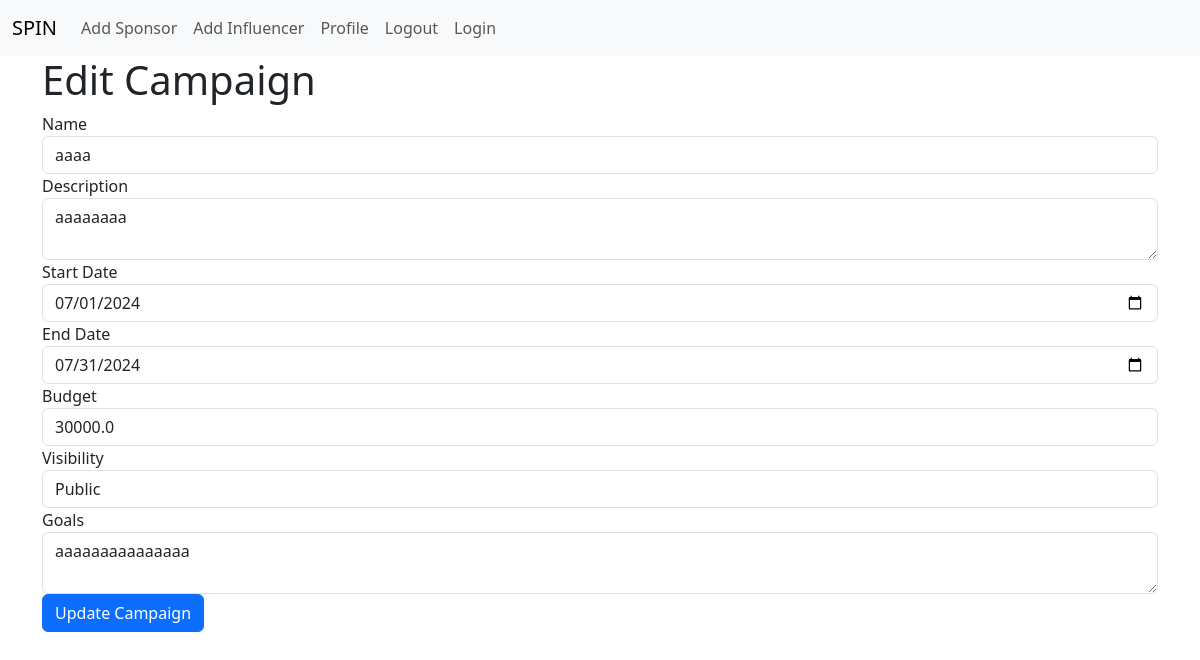
Screenshot of /campaigns/2/edit (signed in) with the database file from the repository.
### spin_app/models.py (models this page shows)
class Campaign(db.Model):
    id = db.Column(db.Integer, primary_key=True)
    name = db.Column(db.String(120), nullable=False)
    description = db.Column(db.Text, nullable=False)
    start_date = db.Column(db.Date, nullable=False)
    end_date = db.Column(db.Date, nullable=False)
    budget = db.Column(db.Float, nullable=False)
    visibility = db.Column(db.String(20), nullable=False)  # 'public' or 'private'
    goals = db.Column(db.Text, nullable=False)
    owner_id = db.Column(db.Integer, db.ForeignKey('sponsor_profile.id'), nullable=False)
    owner = db.relationship('SponsorProfile', backref=db.backref('campaigns', lazy=True, cascade='all, delete-orphan'))

### spin_app/routes.py (the view)
@app.route('/campaigns/<int:id>/edit', methods=['GET'])
@login_required
def edit_campaign(id):
    campaign = Campaign.query.get(id)
    sponsor_profile = SponsorProfile.query.filter_by(user_id=current_user.id).first()
    if campaign.owner_id != sponsor_profile.id:
        flash('You do not have permission to edit this campaign', category='danger')
        return redirect(url_for('campaigns'))
    return render_template('edit_campaign.html', campaign=campaign)

### spin_app/models.py (called while the page is built)
@login_manager.user_loader
def load_user(user_id):
    return User.query.get(int(user_id))

### spin_app/templates/edit_campaign.html (shortened to what this page needs)
{% extends 'base.html' %}
{% block content %}
<h1>Edit Campaign</h1>
<form method="POST" action="{{ url_for('edit_campaign_post', id=campaign.id) }}">
    <div class="form-group">
        <label for="name">Name</label>
        <input type="text" class="form-control" id="name" name="name" value="{{ campaign.name }}" required>
    </div>
    <div class="form-group">
        <label for="description">Description</label>
        <textarea class="form-control" id="description" name="description" required>{{ campaign.description }}</textarea>
    </div>
    <div class="form-group">
        <label for="start_date">Start Date</label>
        <input type="date" class="form-control" id="start_date" name="start_date" value="{{ campaign.start_date }}" required>
    </div>
    <div class="form-group">
        <label for="end_date">End Date</label>
        <input type="date" class="form-control" id="end_date" name="end_date" value="{{ campaign.end_date }}" required>
    </div>
    <div class="form-group">
        <label for="budget">Budget</label>
        <input type="number" class="form-control" id="budget" name="budget" step="0.01" value="{{ campaign.budget }}" required>
    </div>
    <div class="form-group">
        <label for="visibility">Visibility</label>
        <select class="form-control" id="visibility" name="visibility" required>
            <option value="public" {% if campaign.visibility == 'public' %}selected{% endif %}>Public</option>
        </select>
    </div>
    <div class="form-group">
        <label for="goals">Goals</label>
        <textarea class="form-control" id="goals" name="goals" required>{{ campaign.goals }}</textarea>
    </div>
    <button type="submit" class="btn btn-primary">Update Campaign</button>
</form>
{% endblock %}

### spin_app/templates/base.html (style rules this page uses)
body { background-image: url('/static/images/lib.jpg'); background-size: cover; background-position: center; background-repeat: no-repeat; margin: 0; padding: 0; }

### rows the page displays
Campaign: name "aaaa", description "aaaaaaaa", start_date "07/01/2024", end_date "07/31/2024", budget "30000.0", visibility "Public", goals "aaaaaaaaaaaaaaa"
